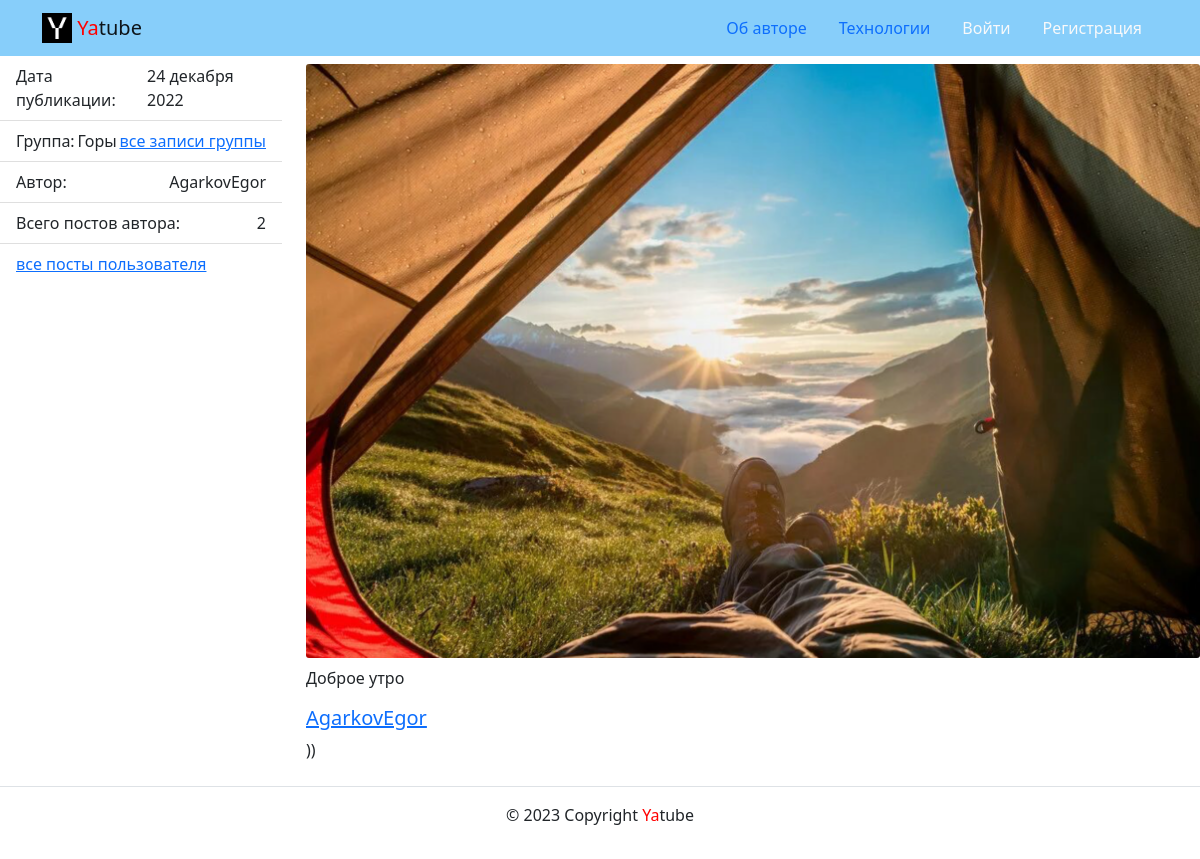
Screenshot of /posts/67/ with the database file from the repository.
### posts/models.py (models this page shows, shortened)
class Post(models.Model):
    text = models.TextField(
        'Текст поста',
        help_text='Введите текст поста'
    )
    pub_date = models.DateTimeField(auto_now_add=True)
    author = models.ForeignKey(
        User,
        on_delete=models.CASCADE,
        related_name='posts'
    )
    group = models.ForeignKey(
        'Group',
        blank=True,
        null=True,
        on_delete=models.SET_NULL,
        related_name='posts',
        verbose_name='Группа',
        help_text='Группа, к которой будет относиться пост'
    )
    image = models.ImageField(
        'Картинка',
        upload_to='posts/',
        blank=True)
    class Meta:
        ordering = ('-pub_date',)

class Group(models.Model):
    title = models.CharField(max_length=200)
    slug = models.SlugField(unique=True)
    description = models.TextField()

class Comment(models.Model):
    post = models.ForeignKey(
        Post,
        on_delete=models.CASCADE,
        related_name='comments'
    )
    author = models.ForeignKey(
        User,
        on_delete=models.CASCADE,
        related_name='comments'
    )
    text = models.TextField(
        'Текст коментария',
        help_text='Напишите комментарий',
    )
    created = models.DateTimeField(auto_now_add=True)
    class Meta:
        ordering = ('-created',)

### posts/views.py (the view)
# urls.py: path('posts/<int:post_id>/', views.post_detail, name='post_detail'),
def post_detail(request, post_id):
    template_name = "posts/post_detail.html"
    form = CommentForm()
    post = get_object_or_404(Post, pk=post_id)
    comments = post.comments.all()
    context = {"post": post, "form": form, "comments": comments}
    return render(request, template_name, context)

### core/context_processors/year.py (called while the page is built)
def year(request):
    dt = datetime.now().year
    return {
        'year': dt
    }

### templates/posts/post_detail.html (shortened to what this page needs)
{% extends 'base.html' %}
{% block content %}
    {% load thumbnail %}
      <div class="row">
        <aside class="col-12 col-md-3">
          <ul class="list-group list-group-flush">
            <li class="list-group-item d-flex justify-content-between align-items-center">
              Дата публикации: <span>{{post.pub_date|date:"d E Y"}}</span>
            </li>
            {% if post.group %}
            <li class="list-group-item d-flex justify-content-between align-items-center">
              Группа: <span>{{post.group.title}}</span>
              <a href="{% url 'posts:group_posts' post.group.slug %}">
                все записи группы
              </a>
            </li>
            {% endif %}
            <li class="list-group-item d-flex justify-content-between align-items-center">
              Автор:  <span>{{post.author.username}}</span>
            </li>
            <li class="list-group-item d-flex justify-content-between align-items-center">
              Всего постов автора:  <span>{{post.author.posts.count}}</span>
            </li>
            <li class="list-group-item">
              <a href="{% url 'posts:profile' post.author.username %}">
                все посты пользователя
              </a>
            </li>
          </ul>
        </aside>
      <article class="col-12 col-md-9">
      {% thumbnail post.image "960x339" crop="center" upscale=True as im %}
          <img class="card-img my-2" src="{{ im.url }}">
      {% endthumbnail %}
      <p>{{ post.text }}</p>
      {% include 'posts/add_comment.html' %}
        </article>
      </div>
{% endblock %}

### templates/posts/add_comment.html (shortened to what this page needs)
{% load user_filters %}
{% for comment in comments %}
  <div class="media mb-4">
    <div class="media-body">
      <h5 class="mt-0">
        <a href="{% url 'posts:profile' comment.author.username %}">
          {{ comment.author.username }}
        </a>
      </h5>
      <p>
        {{ comment.text }}
      </p>
    </div>
  </div>
{% endfor %}

### rows the page displays
Post: pub_date "24 декабря 2022", group "Горы", author.username "AgarkovEgor", author.posts.count "2", text "Доброе утро"
Comment: author.username "AgarkovEgor", text "))"
